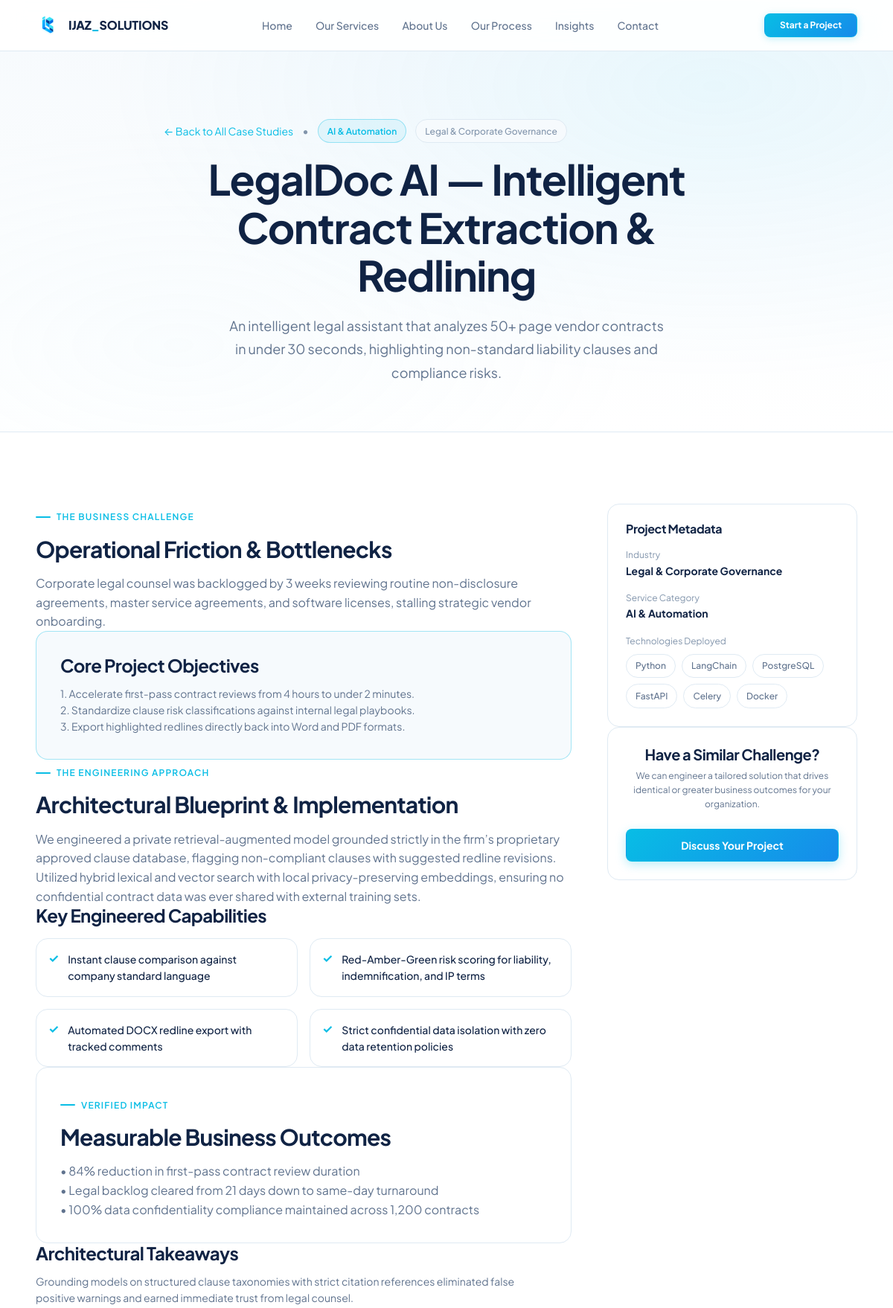
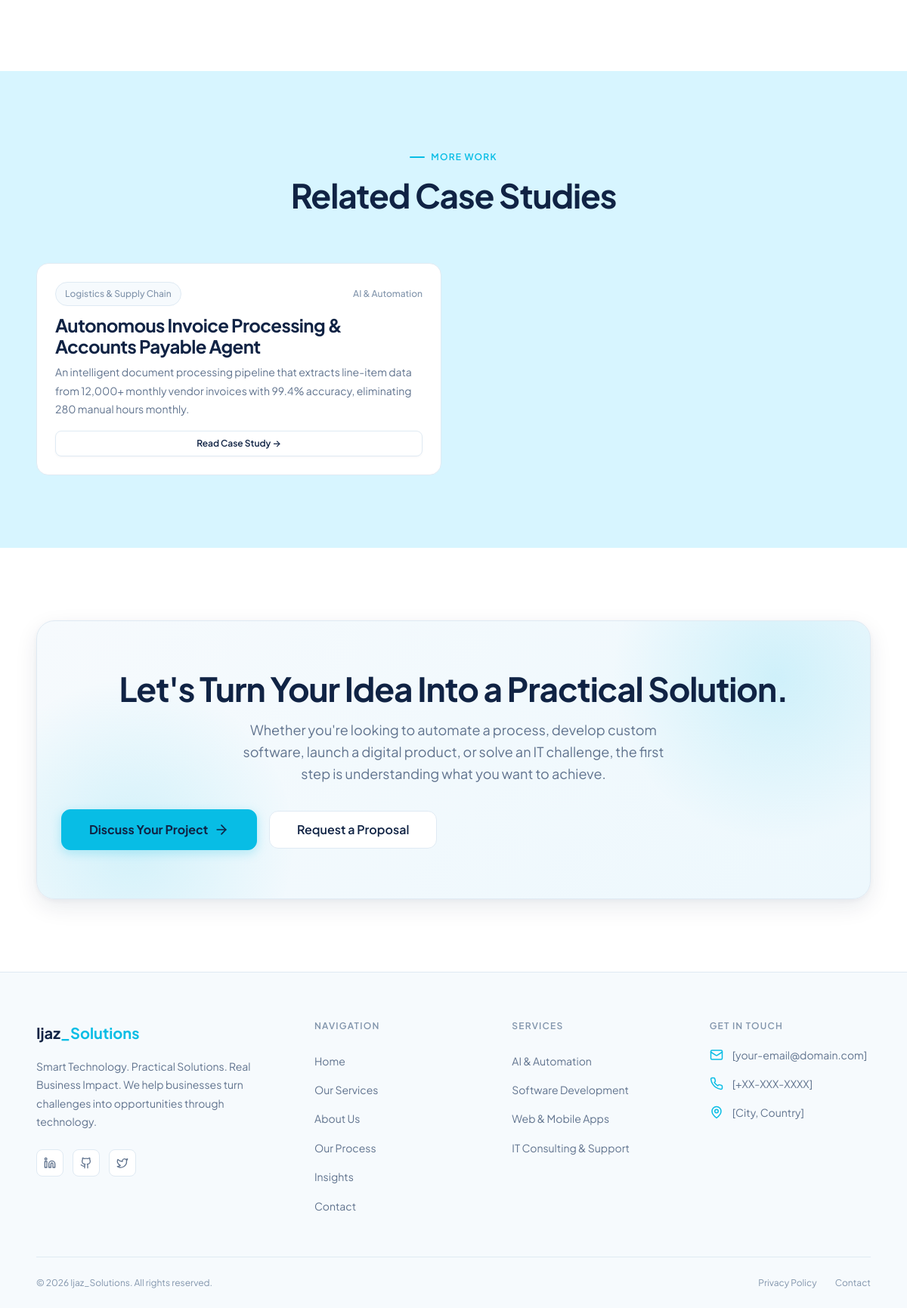
The app's page /work/legaldoc-ai-contract-extraction/ with its own data (2 pictures, top to bottom).
### portfolio/models.py (models this page shows, shortened)
class Project(models.Model):
    SERVICE_CHOICES = [
        ('ai-automation', 'AI & Automation'),
        ('software-development', 'Software Development'),
        ('web-mobile', 'Web & Mobile Applications'),
        ('it-consulting', 'IT Consulting & Support'),
    ]
    title = models.CharField(max_length=200)
    slug = models.SlugField(unique=True)
    industry = models.CharField(max_length=100)
    service_category = models.CharField(max_length=50, choices=SERVICE_CHOICES)
    thumbnail = models.ImageField(upload_to='projects/thumbnails/', blank=True)
    hero_image = models.ImageField(upload_to='projects/heroes/', blank=True)
    short_description = models.TextField(max_length=300, help_text="Brief description for cards")
    challenge = models.TextField(help_text="Business challenge description")
    objectives = models.TextField(blank=True, help_text="Project objectives")
    solution = models.TextField(help_text="Solution approach description")
    implementation = models.TextField(blank=True, help_text="Implementation details")
    features = models.TextField(blank=True, help_text="Main features, one per line")
    technologies = models.CharField(max_length=500, help_text="Comma-separated technologies")
    outcomes = models.TextField(blank=True, help_text="Verified outcomes")
    lessons = models.TextField(blank=True, help_text="Lessons learned")
    is_featured = models.BooleanField(default=False)
    order = models.IntegerField(default=0)
    created_at = models.DateTimeField(auto_now_add=True)
    updated_at = models.DateTimeField(auto_now=True)
    class Meta:
        ordering = ['order', '-created_at']
    def get_features_list(self):
        if self.features:
            return [f.strip() for f in self.features.split('\n') if f.strip()]
        return []
    def get_technologies_list(self):
        if self.technologies:
            return [t.strip() for t in self.technologies.split(',') if t.strip()]
        return []

### portfolio/views.py (the view)
# urls.py: path('<slug:slug>/', views.project_detail, name='project-detail'),
def project_detail(request, slug):
    project = get_object_or_404(Project, slug=slug)
    related_projects = Project.objects.filter(
        service_category=project.service_category
    ).exclude(pk=project.pk)[:2]
    return render(request, 'portfolio/detail.html', {
        'project': project,
        'related_projects': related_projects,
    })

### templates/portfolio/detail.html (shortened to what this page needs)
{% extends 'base.html' %}
{% load static %}
{% block content %}
<section class="section section--dark page-hero">
    <div class="container">
        <div class="page-hero__content">
            <div class="flex items-center gap-3 mb-4 flex-wrap">
                <a href="{% url 'portfolio' %}" class="text-sm text-cyan hover-underline">← Back to All Case Studies</a>
                <span class="text-tertiary">•</span>
                <span class="badge badge--primary">{{ project.get_service_category_display }}</span>
                <span class="badge badge--neutral">{{ project.industry }}</span>
            </div>
            <h1 class="page-hero__title">{{ project.title }}</h1>
            <p class="page-hero__subtitle">{{ project.short_description }}</p>
        </div>
    </div>
</section>
<section class="section">
    <div class="container">
        <div class="grid grid--3 gap-12">
            <div class="col-span-2 space-y-12">
                <div>
                    <div class="section-label">The Business Challenge</div>
                    <h2 class="section-title text-2xl mb-4">Operational Friction & Bottlenecks</h2>
                    <div class="prose leading-relaxed text-secondary">
                        {{ project.challenge|linebreaks }}
                    </div>
                </div>
                {% if project.objectives %}
                <div class="card p-8 bg-soft border-primary">
                    <h3 class="card__title text-xl mb-3">Core Project Objectives</h3>
                    <div class="prose text-secondary text-sm leading-relaxed">
                        {{ project.objectives|linebreaks }}
                    </div>
                </div>
                {% endif %}
                <div>
                    <div class="section-label">The Engineering Approach</div>
                    <h2 class="section-title text-2xl mb-4">Architectural Blueprint & Implementation</h2>
                    <div class="prose leading-relaxed text-secondary">
                        {{ project.solution|linebreaks }}
                    </div>
                    {% if project.implementation %}
                    <div class="prose leading-relaxed text-secondary mt-4">
                        {{ project.implementation|linebreaks }}
                    </div>
                    {% endif %}
                </div>
                {% if project.get_features_list %}
                <div>
                    <h3 class="text-xl font-bold mb-4">Key Engineered Capabilities</h3>
                    <div class="grid grid--2 gap-4">
                        {% for feature in project.get_features_list %}
                        <div class="card p-4 flex items-start gap-3">
                            <span class="checklist-icon text-primary font-bold">✓</span>
                            <span class="text-sm font-medium">{{ feature }}</span>
                        </div>
                        {% endfor %}
                    </div>
                </div>
                {% endif %}
                {% if project.outcomes %}
                <div class="card card--featured p-8 border-cyan">
                    <div class="section-label text-cyan">Verified Impact</div>
                    <h3 class="card__title text-2xl mb-4">Measurable Business Outcomes</h3>
                    <div class="prose leading-relaxed text-secondary">
                        {{ project.outcomes|linebreaks }}
                    </div>
                </div>
                {% endif %}
                {% if project.lessons %}
                <div>
                    <h3 class="text-xl font-bold mb-3">Architectural Takeaways</h3>
                    <div class="prose text-sm text-secondary leading-relaxed">
                        {{ project.lessons|linebreaks }}
                    </div>
                </div>
                {% endif %}
            </div>
            <div class="space-y-8">
                <div class="card p-6">
                    <h4 class="font-bold text-base mb-4 border-b pb-3">Project Metadata</h4>
                    <div class="space-y-4 text-sm">
                        <div>
                            <span class="text-tertiary block text-xs">Industry</span>
                            <strong class="text-slate">{{ project.industry }}</strong>
                        </div>
                        <div>
                            <span class="text-tertiary block text-xs">Service Category</span>
                            <strong class="text-slate">{{ project.get_service_category_display }}</strong>
                        </div>
                        {% if project.get_technologies_list %}
                        <div>
                            <span class="text-tertiary block text-xs mb-2">Technologies Deployed</span>
                            <div class="tag-cloud">
                                {% for tech in project.get_technologies_list %}
                                <span class="badge badge--outline text-xs">{{ tech }}</span>
                                {% endfor %}
                            </div>
                        </div>
                        {% endif %}
                    </div>
                </div>
                <div class="card p-6 bg-midnight text-white text-center">
                    <h4 class="text-lg font-bold mb-2 text-white">Have a Similar Challenge?</h4>
                    <p class="text-xs text-on-dark mb-6">
                        We can engineer a tailored solution that drives identical or greater business outcomes for your organization.
                    </p>
                    <a href="{% url 'contact' %}?service={{ project.service_category }}" class="btn btn--primary btn--block">
                        Discuss Your Project
                    </a>
                </div>
            </div>
        </div>
    </div>
</section>
{% if related_projects %}
<section class="section section--muted">
    <div class="container">
        <div class="section-header text-center mb-12">
            <div class="section-label">More Work</div>
            <h2 class="section-title">Related Case Studies</h2>
        </div>
        <div class="grid grid--2 gap-8">
            {% for rel in related_projects %}
            <article class="card card--hover p-6 flex flex-col justify-between">
                <div>
                    <div class="flex items-center justify-between mb-3 text-xs text-tertiary">
                        <span class="badge badge--neutral">{{ rel.industry }}</span>
                        <span class="text-primary font-medium">{{ rel.get_service_category_display }}</span>
                    </div>
                    <h3 class="card__title text-xl mb-2">
                        <a href="{% url 'project-detail' rel.slug %}" class="hover-underline">{{ rel.title }}</a>
                    </h3>
                    <p class="card__text text-sm mb-4 text-secondary">{{ rel.short_description }}</p>
                </div>
                <a href="{% url 'project-detail' rel.slug %}" class="btn btn--outline btn--sm">
                    Read Case Study →
                </a>
            </article>
            {% endfor %}
        </div>
    </div>
</section>
{% endif %}
{% include 'partials/cta.html' %}
{% endblock %}

### records on screen
Project: service_category "AI & Automation", industry "Legal & Corporate Governance", title "LegalDoc AI — Intelligent Contract Extraction & Redlining", short_description "An intelligent legal assistant that analyzes 50+ page vendor contracts in under 30 seconds, highlighting non-standard liability clauses and compliance risks.", challenge "Corporate legal counsel was backlogged by 3 weeks reviewing routine non-disclosure agreements, master service agreements, and software licenses, stalling strategic vendor onboarding.", objectives "1. Accelerate first-pass contract reviews from 4 hours to under 2 minutes. 2. Standardize clause risk classifications against internal legal playbooks. 3. Export highlighted redlines directly back into Word and PDF formats.", solution "We engineered a private retrieval-augmented model grounded strictly in the firm’s proprietary approved clause database, flagging non-compliant clauses with suggested redline revisions.", implementation "Utilized hybrid lexical and vector search with local privacy-preserving embeddings, ensuring no confidential contract data was ever shared with external training sets.", outcomes "• 84% reduction in first-pass contract review duration • Legal backlog cleared from 21 days down to same-day turnaround • 100% data confidentiality compliance maintained across 1,200 contracts", lessons "Grounding models on structured clause taxonomies with strict citation references eliminated false positive warnings and earned immediate trust from legal counsel."
Project: industry "Logistics & Supply Chain", service_category "AI & Automation", title "Autonomous Invoice Processing & Accounts Payable Agent", short_description "An intelligent document processing pipeline that extracts line-item data from 12,000+ monthly vendor invoices with 99.4% accuracy, eliminating 280 manual hours monthly."

### other values on screen
{{ feature }} "Instant clause comparison against company standard language" "Red-Amber-Green risk scoring for liability, indemnification, and IP terms" "Automated DOCX redline export with tracked comments" "Strict confidential data isolation with zero data retention policies"
{{ tech }} "Python" "LangChain" "PostgreSQL" "FastAPI" "Celery" "Docker"
